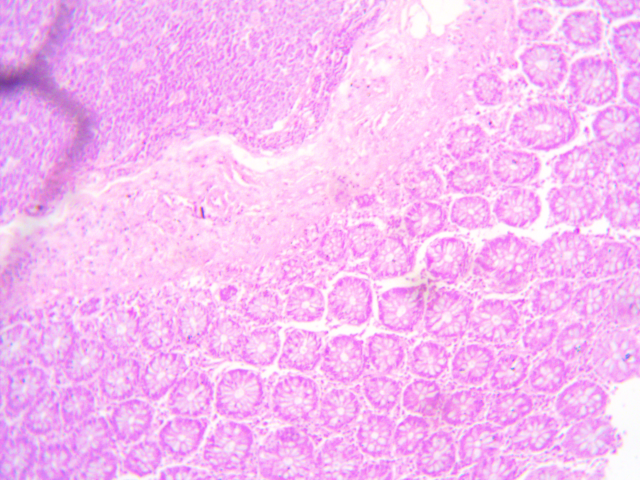
#> input picture Colon/10x/6_colon_10x.tif, 1280 x 960 px, found by its file name (shown at 1/2 size)
$ python spatial.py
#> lines starting #> are read from the running program, lines starting #| are printed output that depends on the picture
import numpy as np
import cv2
import matplotlib.pyplot as plt

def load_and_prepare_images(image_path1, image_path2):
    image1 = cv2.imread(image_path1, cv2.IMREAD_GRAYSCALE)
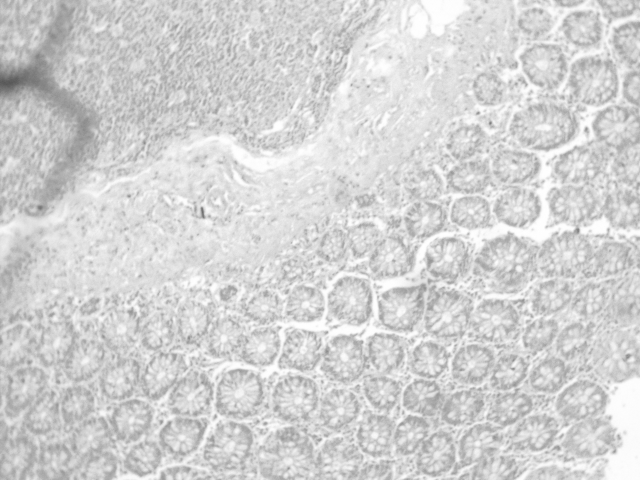
#> image1: shape (960, 1280) (shown at 1/2 size); min 86, max 255, mean 210.5
    image2 = cv2.imread(image_path2, cv2.IMREAD_GRAYSCALE)
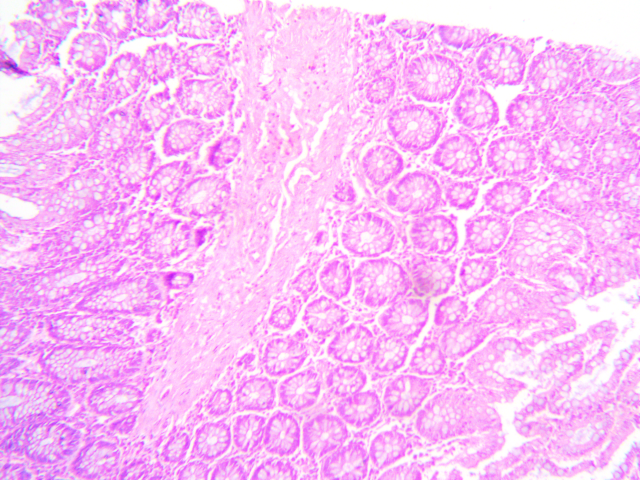
#> input picture Colon/10x/10_colon_10x.tif, 1280 x 960 px, found by its file name (shown at 1/2 size)
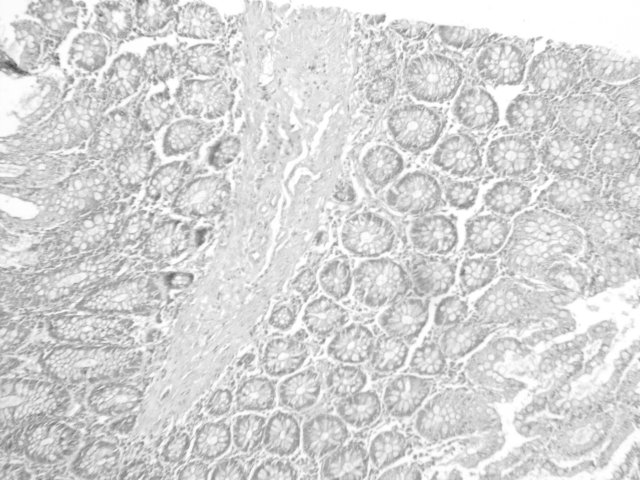
#> image2: shape (960, 1280) (shown at 1/2 size); min 67, max 255, mean 213.8

    if image1.shape != image2.shape:
        raise ValueError("Images must be of the same dimensions")

    return image1, image2

def downsample_image(image, factor):
#> called with factor = 2
    return cv2.resize(image, (image.shape[1] // factor, image.shape[0] // factor), interpolation=cv2.INTER_AREA)
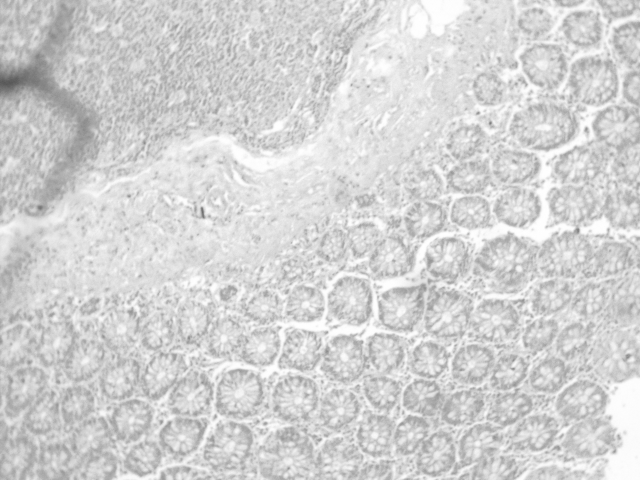
#> returned value: shape (480, 640); min 87, max 255, mean 210.6
#> call 2 of downsample_image, with factor = 2
#> in downsample_image (call 2), `return cv2.resize(image, (image.shape[1] // factor, image.shape[0] // ..`:
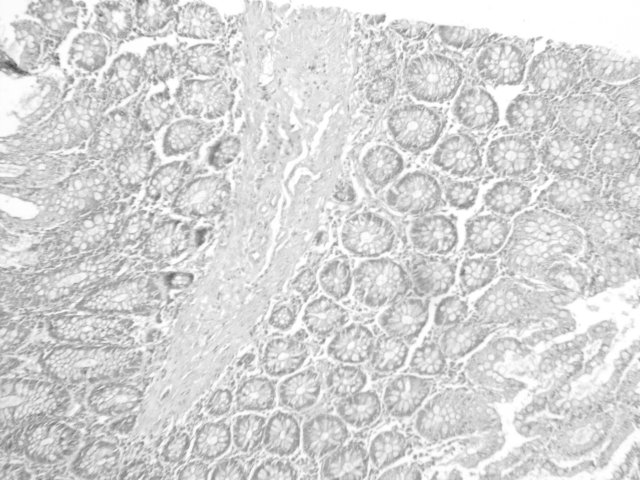
#> returned value: shape (480, 640); min 71, max 255, mean 213.9

def generate_random_points(image, num_points, seed=42):
#> called with num_points = 200, seed = 42
    np.random.seed(seed)  # Set the random seed for reproducibility
    height, width = image.shape
#> height = 480; width = 640
    y_coords = np.random.randint(0, height, size=num_points)
    x_coords = np.random.randint(0, width, size=num_points)
    return list(zip(x_coords, y_coords))

def calculate_good_matches(points1, points2, image1, image2, good_match_threshold=30):
    good_matches = []

    for (x1, y1), (x2, y2) in zip(points1, points2):
        # Get pixel values
        pixel_value1 = image1[y1, x1]
        pixel_value2 = image2[y2, x2]

        # Calculate the absolute difference
        if abs(int(pixel_value1) - int(pixel_value2)) < good_match_threshold:
            good_matches.append(((x1, y1), (x2, y2)))

    return good_matches

def main(image_path1, image_path2, num_random_points=100, downsample_factor=1, good_match_threshold=30):
    image1, image2 = load_and_prepare_images(image_path1, image_path2)

    if downsample_factor > 1:
        image1 = downsample_image(image1, downsample_factor)
        image2 = downsample_image(image2, downsample_factor)

    # Generate random points
    random_points1 = generate_random_points(image1, num_random_points)
#> random_points1 = 200 pairs, first value 1 to 639, second value 1 to 476
    random_points2 = generate_random_points(image2, num_random_points)
#> random_points2 has the same summary as random_points1

    # Calculate good matches
    good_matches = calculate_good_matches(random_points1, random_points2, image1, image2, good_match_threshold)
#> the loop in calculate_good_matches, `for (x1, y1), (x2, y2) in zip(points1, points2):` made 200 passes
#> (x1, y1, x2, y2, pixel_value1, pixel_value2) on passes 1 to 3: (242, 102, 242, 102, 235, 221), (85, 435, 85, 435, 201, 171), (577, 348, 577, 348, 191, 183)
#> after the loop in calculate_good_matches, `for (x1, y1), (x2, y2) in zip(points1, points2):`: good_matches = 136 items
#> good_matches = 136 items
    good_matches_count = len(good_matches)
#> good_matches_count = 136

    print(f"Good Matches Count: {good_matches_count}")
#| Good Matches Count: 136

    # Visualize matches
    plt.figure(figsize=(12, 6))

    # Show Image 1 with random points and matches
    plt.subplot(1, 2, 1)
    plt.imshow(image1, cmap='gray')
    plt.title('Image 1 with Random Points')
    plt.axis('off')
    for (x1, y1), (x2, y2) in good_matches:
        plt.scatter(x1, y1, color='red', s=10)
#> this loop made 136 passes
#> (x1, y1, x2, y2) on passes 1 to 12: (242, 102, 242, 102), (577, 348, 577, 348), (556, 270, 556, 270), (573, 106, 573, 106), (619, 188, 619, 188), (555, 20, 555, 20), (339, 102, 339, 102), (330, 121, 330, 121), (505, 214, 505, 214), (472, 458, 472, 458), (230, 87, 230, 87), (224, 99, 224, 99)

    # Show Image 2 with random points and matches
    plt.subplot(1, 2, 2)
    plt.imshow(image2, cmap='gray')
    plt.title('Image 2 with Random Points')
    plt.axis('off')
    for (x1, y1), (x2, y2) in good_matches:
        plt.scatter(x2, y2, color='blue', s=10)

    plt.tight_layout()
    plt.show()
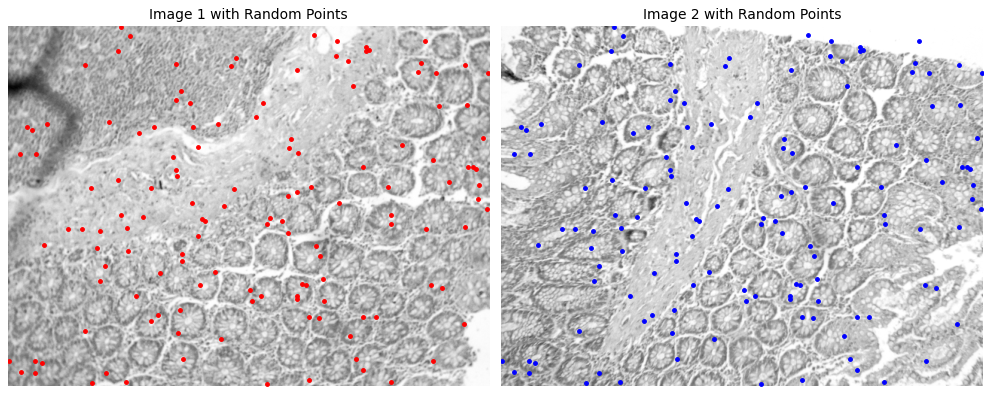
#> figure drawn by matplotlib, 2 panels

if __name__ == "__main__":
    image_path1 = "/home/sristy/Desktop/Project-Based-Learning/Colon/10x/6_colon_10x.tif"
    image_path2 = "/home/sristy/Desktop/Project-Based-Learning/Colon/10x/10_colon_10x.tif"
    num_random_points = 200
    downsample_factor = 2
    main(image_path1, image_path2, num_random_points=num_random_points, downsample_factor=downsample_factor)
